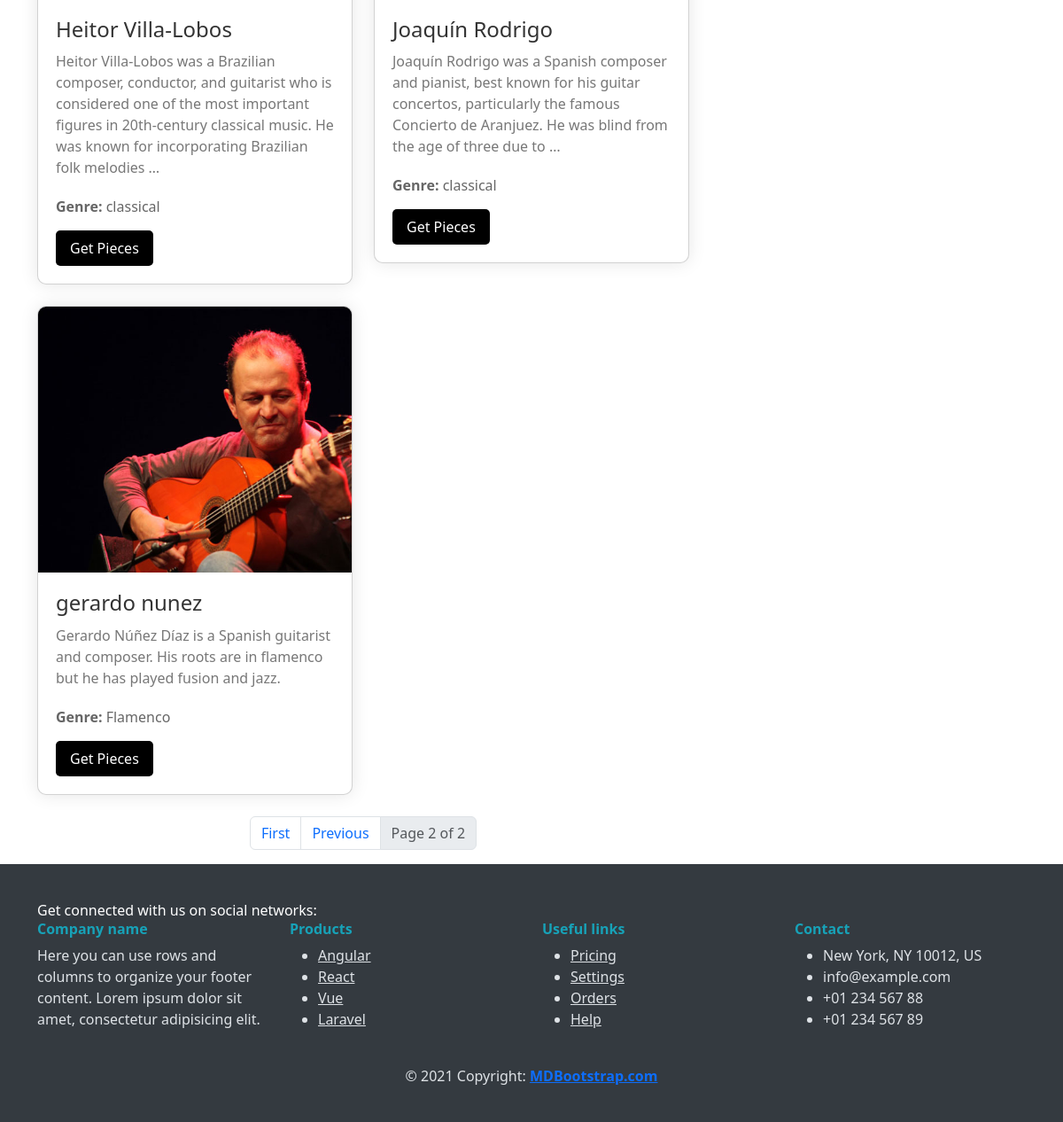
Before: /music/composers?page=2 (lower part) with the older database file.
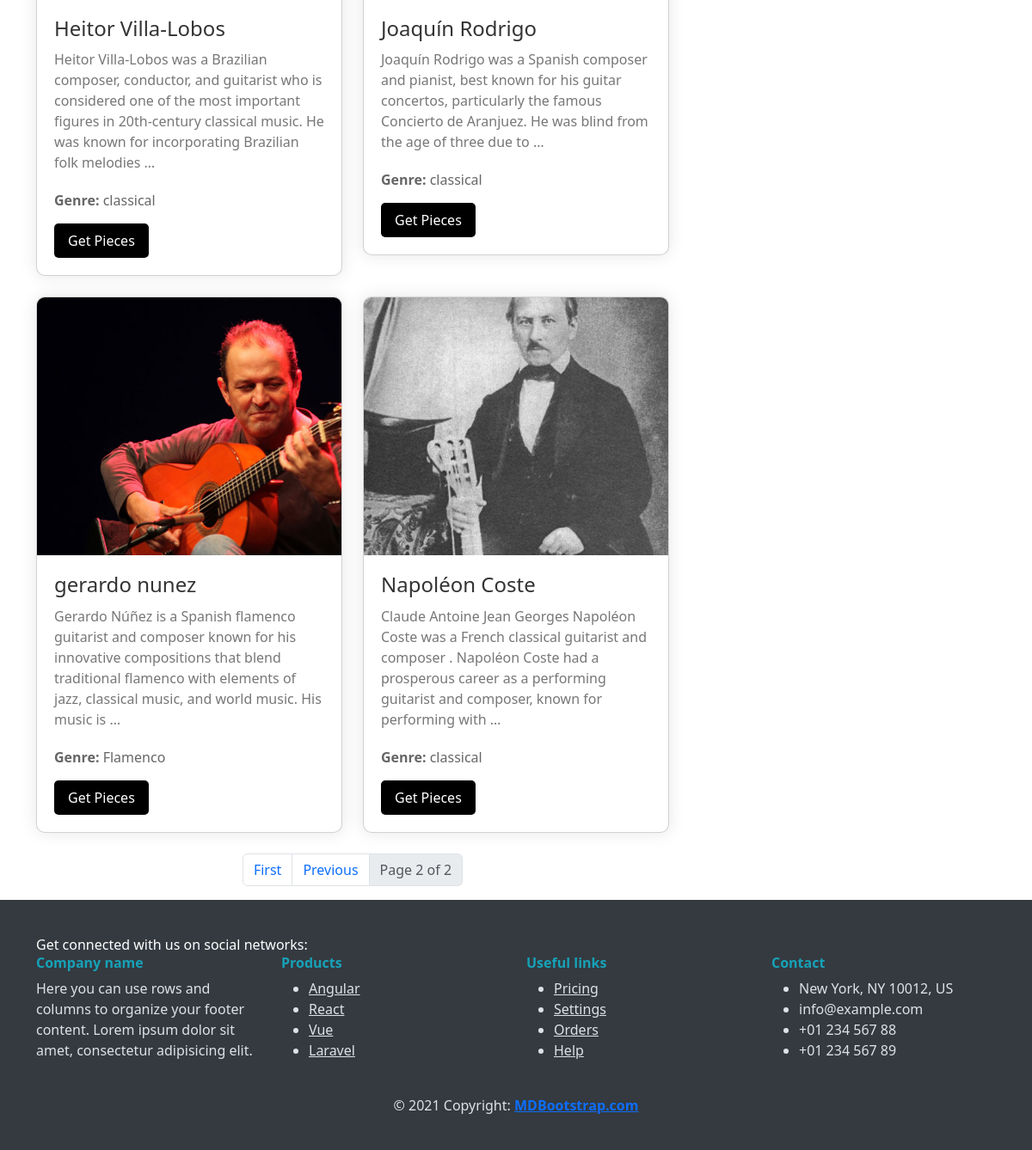
After: the same page with the newer database file.
### music/models.py (models this page shows, shortened)
class Composer(models.Model):
    name = models.CharField(max_length=255,null=True,blank=True)
    biography = models.TextField(null=True, blank=True)
    image = models.ImageField(upload_to="Composers/" , default="default.jpg")
    genre = models.CharField(max_length=255,null=True,blank=True)
    nationality = models.CharField(blank=True,null=True,max_length=255)

### music/views.py (the view)
# urls.py: path('composers',ComposersView , name="composers" ),
def ComposersView(request):
    composers = Composer.objects.all()
    p = Paginator(composers,10)
    try:
        page_number = request.GET.get('page')
        composers = p.get_page(page_number)
    except EmptyPage:
        composers = composers.get_page(1)
    except PageNotAnInteger:
        composers = composers.get_page(1)
    context = {"composers": composers}
    return render(request,'music/composers.html',context)

### templates/music/composers.html (shortened to what this page needs)
{% extends "base.html" %}
{% load static %}
{% load thumbnail %}
{% block content %}
<div class="container">
  <div class="row">
    <div class="col-md-8">
          <div class="row">
        {% for composer in composers %}
        <div class="col-md-6 mb-4">
          <div class="card composer-card">
            <img src="{% thumbnail composer.image "600x400" crop="center" as im %}{{ im.url }}{% endthumbnail %}"
              alt="{{ composer.name }}" class="card-img-top composer-image">
            <div class="composer-details">
              <a style="text-decoration: none;" href="{% url 'music:pieces' cid=composer.id %}"><h3 class="card-title composer-name">{{ composer.name }}</h3></a>
              <p class="card-text composer-bio">{{ composer.biography|truncatewords:30 }}</p>
              <p class="composer-genre"><strong>Genre:</strong> {{ composer.genre }}</p>
              <a href="{% url 'music:pieces' cid=composer.id %}"
                class="btn btn-primary composer-button">Get Pieces</a>
            </div>
          </div>
        </div>
        {% endfor %}
      </div>
      <nav aria-label="Pagination">
        <ul class="pagination justify-content-center">
          {% if composers.has_previous %}
          <li class="page-item">
            <a class="page-link" href="?page=1">First</a>
          </li>
          <li class="page-item">
            <a class="page-link" href="?page={{ composers.previous_page_number }}">Previous</a>
          </li>
          {% endif %}
          <li class="page-item disabled">
            <a class="page-link" href="#">Page {{ composers.number }} of {{ composers.paginator.num_pages }}</a>
          </li>
        </ul>
      </nav>
    </div>
    <div class="col-md-4">
    </div>
  </div>
</div>
{% endblock %}

Changed rows visible on the page:
changed Composer "gerardo nunez": biography "Gerardo Núñez Díaz is a Spanish guitarist and composer. His roots are in flamenco but he has played fusion and jazz." → "Gerardo Núñez is a Spanish flamenco guitarist and composer known for his innovative compositions that blend traditional flamenco with elements of jazz, classical music, and world music. His music is …"
added Composer: image (picture), name "Napoléon Coste", biography "Claude Antoine Jean Georges Napoléon Coste was a French classical guitarist and composer . Napoléon Coste had a prosperous career as a performing guitarist and composer, known for performing with …", genre "classical"
